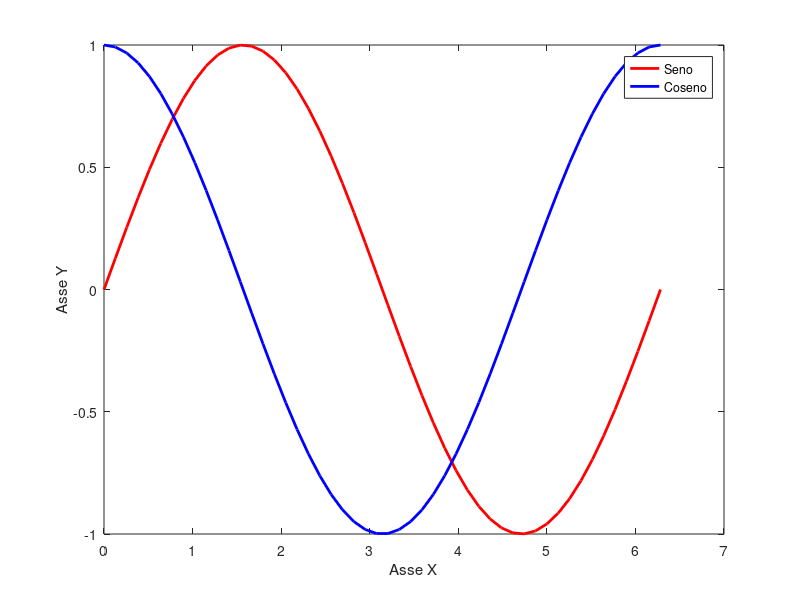

The MATLAB script that drew this image:
%Viene generata una tabulazione della funzione sin(x)
%in corrispondenza di punti equispaziati nell'intervallo [0,pi]
%input: numero di valori da generare
%output: tabulazione (stampa)
clear
clc

n=50;
x=linspace(0,2*pi,n);
y=sin(x);
z=cos(x);
w=y.^2+z.^2;

fprintf('  n.    x          sin(x)     cos(x)     sin(x)^2+cos(x)^2\n');
fprintf('%3d> %10.5f %10.5f %10.5f %10.5f\n',[1:n;x;y;z;w]);

[miny,iminy]=min(y);
[maxy,imaxy]=max(y);

[minz,iminz]=min(z);
[maxz,imaxz]=max(z);

[minw,iminw]=min(w);
[maxw,imaxw]=max(w);

fprintf('\n');
fprintf('imin %d  min(sin(x)) = %14.7f\n',iminy,miny);
fprintf('imax %d  max(sin(x)) = %14.7f\n',imaxy,maxy);
fprintf('imin %d  min(cos(x)) = %14.7f\n',iminz,minz);
fprintf('imax %d  max(cos(x)) = %14.7f\n',imaxz,maxz);
fprintf('imin %d  min(sin(x)^2+cos(x)^2) = %14.7f\n',iminw,minw);
fprintf('imax %d  max(sin(x)^2+cos(x)^2) = %14.7f\n',imaxw,maxw);

figure(1);
title("Funzione Seno e Coseno");
plot(x, y, 'r-' ,"LineWidth", 2);
hold on
plot(x, z, 'b-', "LineWidth", 2);
xlabel("Asse X");
ylabel("Asse Y");
legend("Seno", "Coseno");
